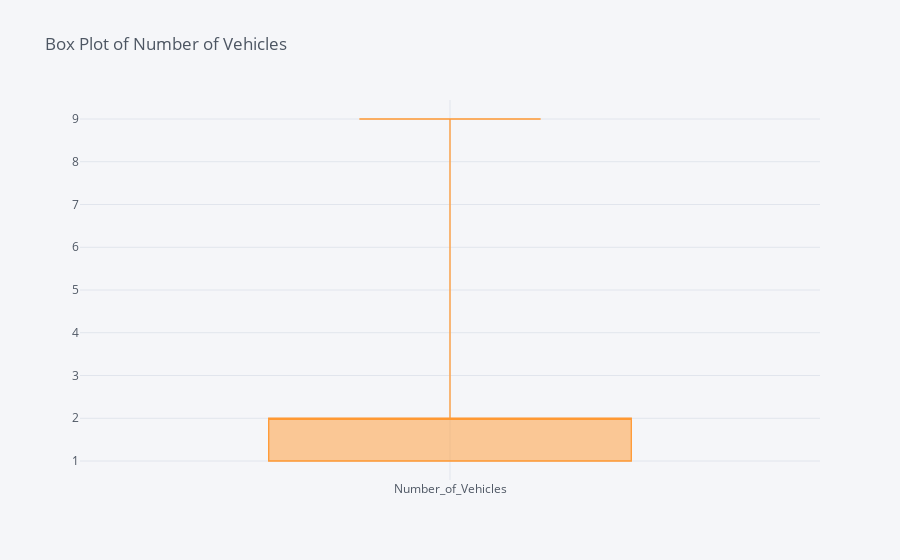

The cell this chart's notebook holds for it:
### Code cell
# Use Cufflinks with Plotly in offline mode
cf.go_offline()

# Create a box plot to visualize the distribution of a numeric variable
# For example, let's use the 'Number_of_Vehicles' column
accidents['Number_of_Vehicles'].iplot(kind='box', title='Box Plot of Number of Vehicles')

### Figure 1 — Plotly figure (JSON) as saved in the notebook; plotly's stock layout.template omitted (floating-point values rounded to 4 significant figures; data arrays with more than 128 entries replaced by an {"elided": "..."} marker saying what was removed)
{"data": [{"boxpoints": false, "line": {"width": 1.3}, "marker": {"color": "rgba(255, 153, 51, 1.0)"}, "name": "Number_of_Vehicles", "orientation": "v", "type": "box", "y": {"elided": "6515 int values"}}], "layout": {"legend": {"bgcolor": "#F5F6F9", "font": {"color": "#4D5663"}}, "paper_bgcolor": "#F5F6F9", "plot_bgcolor": "#F5F6F9", "title": {"font": {"color": "#4D5663"}, "text": "Box Plot of Number of Vehicles"}, "xaxis": {"gridcolor": "#E1E5ED", "showgrid": true, "tickfont": {"color": "#4D5663"}, "title": {"font": {"color": "#4D5663"}, "text": ""}, "zerolinecolor": "#E1E5ED"}, "yaxis": {"gridcolor": "#E1E5ED", "showgrid": true, "tickfont": {"color": "#4D5663"}, "title": {"font": {"color": "#4D5663"}, "text": ""}, "zerolinecolor": "#E1E5ED"}}}
